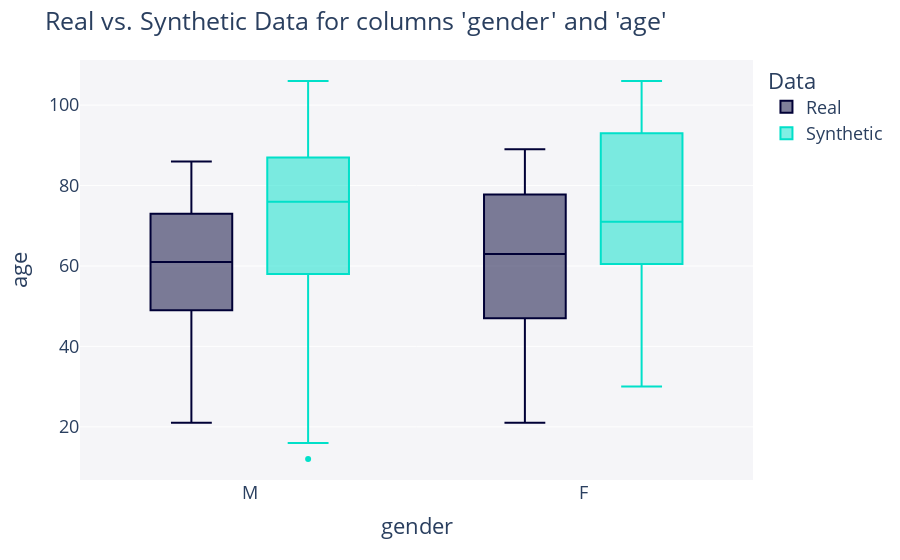
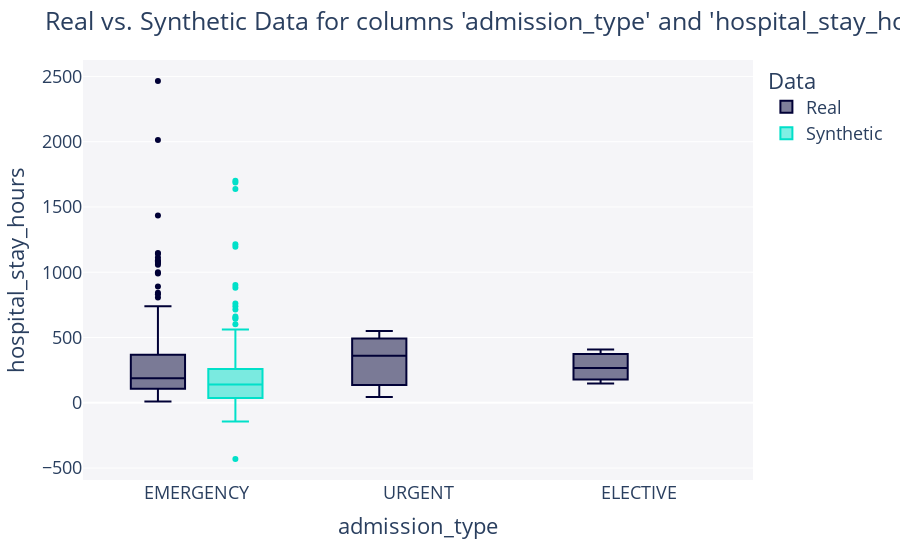

The cell these charts' notebook holds for them, in order:
### Code cell
pairs = [['gender', 'age'], ['admission_type', 'hospital_stay_hours']]

for p in pairs:
    fig = get_column_pair_plot(
        real_data=real_data,
        synthetic_data=synthetic_data,
        column_names=p,
        metadata=metadata
    )

    fig.show()

### Figure 1 — Plotly figure (JSON) as saved in the notebook; plotly's stock layout.template omitted (floating-point values rounded to 4 significant figures; data arrays with more than 128 entries replaced by an {"elided": "..."} marker saying what was removed)
{"data": [{"alignmentgroup": "True", "hovertemplate": "Data=Real<br>gender=%{x}<br>age=%{y}<extra></extra>", "legendgroup": "Real", "marker": {"color": "#000036"}, "name": "Real", "notched": false, "offsetgroup": "Real", "orientation": "v", "showlegend": true, "type": "box", "x": {"elided": "217 str values"}, "x0": " ", "xaxis": "x", "y": {"elided": "217 int values"}, "y0": " ", "yaxis": "y"}, {"alignmentgroup": "True", "hovertemplate": "Data=Synthetic<br>gender=%{x}<br>age=%{y}<extra></extra>", "legendgroup": "Synthetic", "marker": {"color": "#01E0C9"}, "name": "Synthetic", "notched": false, "offsetgroup": "Synthetic", "orientation": "v", "showlegend": true, "type": "box", "x": {"elided": "217 str values"}, "x0": " ", "xaxis": "x", "y": {"elided": "217 int values"}, "y0": " ", "yaxis": "y"}], "layout": {"boxmode": "group", "font": {"size": 18}, "legend": {"title": {"text": "Data"}, "tracegroupgap": 0}, "margin": {"t": 60}, "plot_bgcolor": "#F5F5F8", "title": {"text": "Real vs. Synthetic Data for columns 'gender' and 'age'"}, "xaxis": {"anchor": "y", "domain": [0, 1], "title": {"text": "gender"}}, "yaxis": {"anchor": "x", "domain": [0, 1], "title": {"text": "age"}}}}

### Figure 2 — Plotly figure (JSON) as saved in the notebook; plotly's stock layout.template omitted (floating-point values rounded to 4 significant figures; data arrays with more than 128 entries replaced by an {"elided": "..."} marker saying what was removed)
{"data": [{"alignmentgroup": "True", "hovertemplate": "Data=Real<br>admission_type=%{x}<br>hospital_stay_hours=%{y}<extra></extra>", "legendgroup": "Real", "marker": {"color": "#000036"}, "name": "Real", "notched": false, "offsetgroup": "Real", "orientation": "v", "showlegend": true, "type": "box", "x": {"elided": "217 str values"}, "x0": " ", "xaxis": "x", "y": {"elided": "217 int values"}, "y0": " ", "yaxis": "y"}, {"alignmentgroup": "True", "hovertemplate": "Data=Synthetic<br>admission_type=%{x}<br>hospital_stay_hours=%{y}<extra></extra>", "legendgroup": "Synthetic", "marker": {"color": "#01E0C9"}, "name": "Synthetic", "notched": false, "offsetgroup": "Synthetic", "orientation": "v", "showlegend": true, "type": "box", "x": {"elided": "217 str values"}, "x0": " ", "xaxis": "x", "y": {"elided": "217 float values"}, "y0": " ", "yaxis": "y"}], "layout": {"boxmode": "group", "font": {"size": 18}, "legend": {"title": {"text": "Data"}, "tracegroupgap": 0}, "margin": {"t": 60}, "plot_bgcolor": "#F5F5F8", "title": {"text": "Real vs. Synthetic Data for columns 'admission_type' and 'hospital_stay_hours'"}, "xaxis": {"anchor": "y", "domain": [0, 1], "title": {"text": "admission_type"}}, "yaxis": {"anchor": "x", "domain": [0, 1], "title": {"text": "hospital_stay_hours"}}}}
